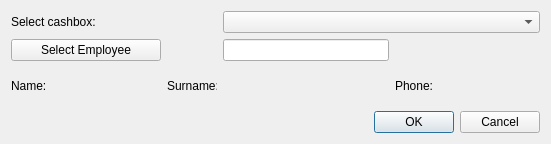
<?xml version="1.0" encoding="UTF-8"?>
<ui version="4.0">
 <class>CreateCashboxEmployee</class>
 <widget class="QDialog" name="CreateCashboxEmployee">
  <property name="geometry">
   <rect>
    <x>0</x>
    <y>0</y>
    <width>551</width>
    <height>144</height>
   </rect>
  </property>
  <property name="sizePolicy">
   <sizepolicy hsizetype="Fixed" vsizetype="Fixed">
    <horstretch>0</horstretch>
    <verstretch>0</verstretch>
   </sizepolicy>
  </property>
  <property name="windowTitle">
   <string>Create cashbox-employee relation</string>
  </property>
  <property name="locale">
   <locale language="English" country="UnitedStates"/>
  </property>
  <property name="modal">
   <bool>false</bool>
  </property>
  <layout class="QGridLayout" name="gridLayout">
   <property name="leftMargin">
    <number>11</number>
   </property>
   <property name="topMargin">
    <number>11</number>
   </property>
   <property name="rightMargin">
    <number>11</number>
   </property>
   <property name="bottomMargin">
    <number>11</number>
   </property>
   <item row="2" column="4">
    <widget class="QLabel" name="empPhoneLb">
     <property name="text">
      <string>Phone:</string>
     </property>
    </widget>
   </item>
   <item row="2" column="3">
    <widget class="QLabel" name="empSurnamePh">
     <property name="minimumSize">
      <size>
       <width>100</width>
       <height>0</height>
      </size>
     </property>
     <property name="font">
      <font>
       <family>Times New Roman</family>
       <pointsize>12</pointsize>
       <weight>75</weight>
       <italic>true</italic>
       <bold>true</bold>
      </font>
     </property>
     <property name="text">
      <string/>
     </property>
    </widget>
   </item>
   <item row="2" column="0">
    <widget class="QLabel" name="empNameLb">
     <property name="minimumSize">
      <size>
       <width>0</width>
       <height>0</height>
      </size>
     </property>
     <property name="maximumSize">
      <size>
       <width>16777215</width>
       <height>16777215</height>
      </size>
     </property>
     <property name="text">
      <string>Name:</string>
     </property>
    </widget>
   </item>
   <item row="2" column="1">
    <widget class="QLabel" name="empNamePh">
     <property name="minimumSize">
      <size>
       <width>100</width>
       <height>0</height>
      </size>
     </property>
     <property name="font">
      <font>
       <family>Times New Roman</family>
       <pointsize>12</pointsize>
       <weight>75</weight>
       <italic>true</italic>
       <bold>true</bold>
      </font>
     </property>
     <property name="text">
      <string/>
     </property>
    </widget>
   </item>
   <item row="2" column="2">
    <widget class="QLabel" name="empSurnameLb">
     <property name="minimumSize">
      <size>
       <width>50</width>
       <height>0</height>
      </size>
     </property>
     <property name="maximumSize">
      <size>
       <width>50</width>
       <height>16777215</height>
      </size>
     </property>
     <property name="text">
      <string>Surname:</string>
     </property>
    </widget>
   </item>
   <item row="2" column="5">
    <widget class="QLabel" name="empPhonePh">
     <property name="minimumSize">
      <size>
       <width>100</width>
       <height>0</height>
      </size>
     </property>
     <property name="font">
      <font>
       <family>Times New Roman</family>
       <pointsize>12</pointsize>
       <weight>75</weight>
       <italic>true</italic>
       <bold>true</bold>
      </font>
     </property>
     <property name="text">
      <string/>
     </property>
    </widget>
   </item>
   <item row="3" column="0" colspan="6">
    <layout class="QHBoxLayout" name="horizontalLayout">
     <item>
      <spacer name="horizontalSpacer">
       <property name="orientation">
        <enum>Qt::Horizontal</enum>
       </property>
       <property name="sizeHint" stdset="0">
        <size>
         <width>40</width>
         <height>20</height>
        </size>
       </property>
      </spacer>
     </item>
     <item>
      <widget class="QPushButton" name="okBtn">
       <property name="text">
        <string>OK</string>
       </property>
      </widget>
     </item>
     <item>
      <widget class="QPushButton" name="cancelBtn">
       <property name="text">
        <string>Cancel</string>
       </property>
      </widget>
     </item>
    </layout>
   </item>
   <item row="1" column="3">
    <widget class="QLineEdit" name="employeeEdit">
     <property name="readOnly">
      <bool>true</bool>
     </property>
    </widget>
   </item>
   <item row="1" column="0" colspan="2">
    <widget class="QPushButton" name="employeeBtn">
     <property name="minimumSize">
      <size>
       <width>150</width>
       <height>0</height>
      </size>
     </property>
     <property name="text">
      <string>Select Employee</string>
     </property>
    </widget>
   </item>
   <item row="0" column="0" colspan="2">
    <widget class="QLabel" name="cashboxLb">
     <property name="text">
      <string>Select cashbox:</string>
     </property>
    </widget>
   </item>
   <item row="0" column="3" colspan="3">
    <widget class="QComboBox" name="cashboxCmb"/>
   </item>
  </layout>
 </widget>
 <tabstops>
  <tabstop>cashboxCmb</tabstop>
  <tabstop>employeeBtn</tabstop>
  <tabstop>okBtn</tabstop>
  <tabstop>cancelBtn</tabstop>
  <tabstop>employeeEdit</tabstop>
 </tabstops>
 <resources/>
 <connections/>
</ui>
